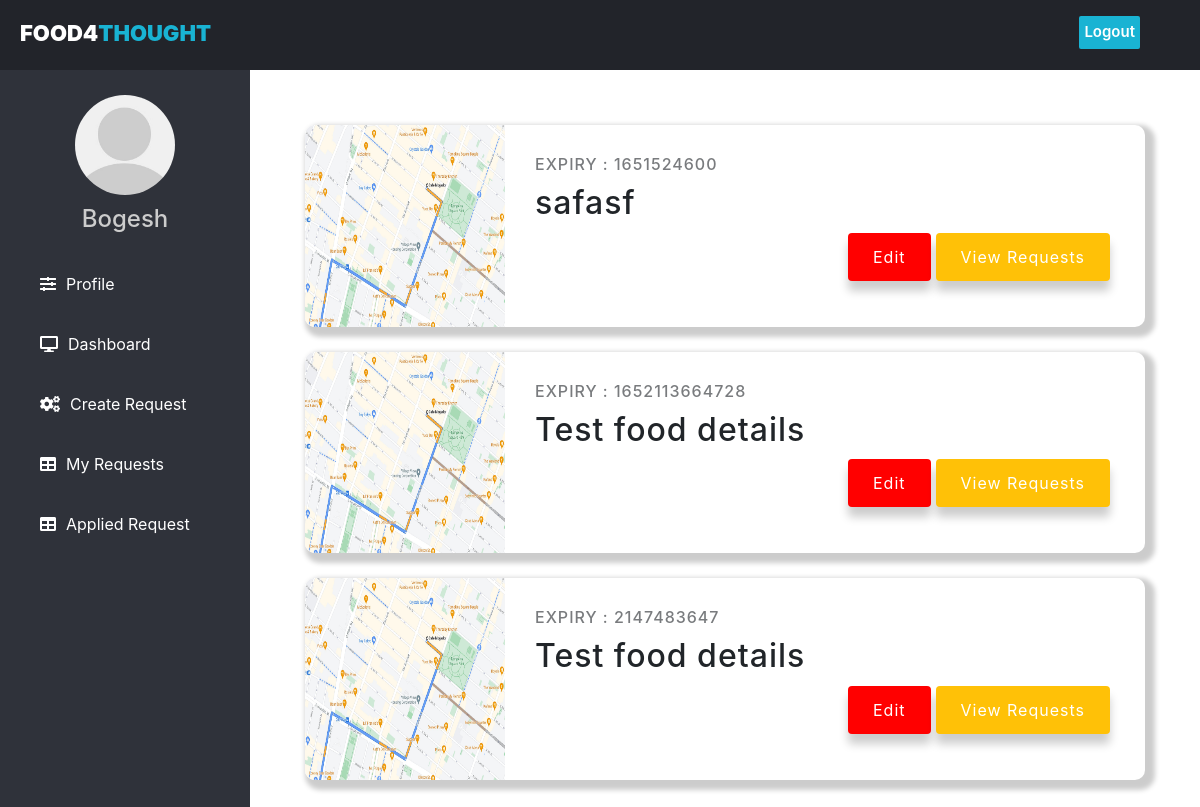
Page /dashboard.php?myrequest=true (signed in) on the committed database.
### tables this page shows
CREATE TABLE `food` (
  `foodId` int(11) NOT NULL,
  `donorId` int(11) NOT NULL,
  `foodDetails` text DEFAULT NULL,
  `location` varchar(255) DEFAULT NULL,
  `expiry` bigint(20) DEFAULT NULL,
  `requestType` text DEFAULT NULL,
  `foodDisplayId` varchar(255) DEFAULT NULL
);

### dashboard.php (the view, shortened to what this page needs)
<?php
    include("connection.php");
    $myRequestGet = $_GET['myrequest']??null;
    $appliedRequestFromGet = $_GET['appliedrequest']??null;
    $query = $myRequestGet ? "select * from food where donorId=".$_SESSION['id']." ORDER BY foodId DESC" : ($appliedRequestFromGet ? "SELECT f.* FROM food f JOIN requests r ON r.foodId = f.foodId AND r.requestorId = ".$_SESSION['id'].";" : "select * from food where donorId!=".$_SESSION['id']." ORDER BY foodId DESC") ;
    $id=$_SESSION['id'];
    $result = mysqli_query($con,$query);
    $select = mysqli_query($con, "SELECT * FROM `users` WHERE id = '$id'") or die('query failed');
    if(mysqli_num_rows($select) > 0){
        $fetch = mysqli_fetch_assoc($select);
    }
    $donorQuery = mysqli_query($con,'SELECT f.foodId
        from food f
        INNER JOIN requests r
        ON r.foodId = f.foodId AND f.donorId = '.$_SESSION['id'].'
        ORDER BY f.foodId;
    ');
    $hasRecievedRequestForDonation = array();
    while($donation = mysqli_fetch_assoc($donorQuery)){
        $hasRecievedRequestForDonation[] = $donation['foodId'];
    }
?>
<!DOCTYPE html>
<html lang="en" dir="ltr">
<head>
    <link rel="stylesheet" href="css/dashboard.css">
    <link rel="stylesheet" href="css/dashboard2.css">
    <link rel="stylesheet" href="css/my-login.css">
    <link rel="stylesheet" href="https://cdnjs.cloudflare.com/ajax/libs/font-awesome/5.12.1/css/all.min.css">
    <link rel="stylesheet" href="https://cdn.jsdelivr.net/npm/bootstrap@4.0.0/dist/css/bootstrap.min.css"
>
    <link rel="stylesheet" href="css/utils.css">
    <link rel="stylesheet" href="css/toast.css">
    <link rel="stylesheet"
        href="https://cdnjs.cloudflare.com/ajax/libs/jquery-datetimepicker/2.5.20/jquery.datetimepicker.css" />
    <link rel="stylesheet" href="https://cdn.jsdelivr.net/npm/bootstrap-icons@1.8.2/font/bootstrap-icons.css">
</head>
<body>
    <header class="mainhead">
        <div class="left_area">
            <h3 class="logo">Food4<span>Thought</span>
                </button></h3>
        </div>
        <div class="right_area">
            <a href="logout.php" class="logout_btn">Logout</a>
        </div>
    </header>
    <div class="wrapper">
        <div class="sidebar" id="sidebar">
            <center>
                <?php
         if($fetch['pfp'] == ''){
            echo '<img src="images/default-avatar.png" class="profile_image" alt="">
            ';
         }else{
            echo '<img src="uploaded_img/'.$fetch['pfp'].'" class="profile_image" alt="">
            ';
         }
         ?>
                <h4>
                    <?php
				  echo  $_SESSION['name'];
                  ?>
                </h4>
            </center>
            <a href="profile.php"><i class="fas fa-sliders-h"></i><span>Profile</span></a>
            <a href="dashboard.php"><i class="fas fa-desktop"></i><span>Dashboard</span></a>
            <a href="request.php"><i class="fas fa-cogs"></i><span>Create Request</span></a>
            <a href="dashboard.php?myrequest=true"><i class="fas fa-table"></i><span>My Requests</span></a>
            <a href="dashboard.php?appliedrequest=true"><i class="fas fa-table"></i><span>Applied Request</span></a>
        </div>
        <div id="box" class="container-1">
            <?php while($rows=mysqli_fetch_assoc($result)){?>
            <div class="courses-container">
                <div class="course">
                    <div class="course-preview" data="<?php echo $rows['location']; ?>">
                        <img src="img/map.jpg" height="100%" width="200">
                    </div>
                    <div class="course-info">
                        <h6>Expiry : <?php echo $rows['expiry']; ?></h6>
                        <h2><?php echo $rows['foodDetails']; ?></h2>
                        <p class="mobile-1">
                            <?php if($rows['donorId']==$_SESSION['id']) { ?>
                            <?php $ajaxData = $rows?>
                            <button class="btn btn-apply-edit" id="editButton" data-toggle="modal"
                                data-target="#editModal"
                                data-ajax-data="<?php echo htmlentities(json_encode($ajaxData)) ?>">Edit</button>
                            <?php } ?>
                            <?php if(in_array($rows['foodId'],$hasRecievedRequestForDonation)) { echo '<button class="btn btn-view-edit btn-warning" id="viewButton" data-toggle="modal">View Requests</button>'; } else { echo ''; } ?>
                        </p>
                    </div>
                </div>
            </div>
            <?php } ?>
        </div>
</body>
</html>

### css/dashboard.css (style rules this page uses)
body { margin: 0; padding: 0; font-family: "Roboto", sans-serif; height: 100%; }
header { position: fixed; background: #22242a; padding: 20px; top: 0; left: 0; width: 100%; height: 70px; z-index: 2; }
.left_area h3 { color: #fff; margin: 0; text-transform: uppercase; font-size: 22px; font-weight: 900; }
.left_area span { color: #19b3d3; }
.logout_btn { padding: 5px; background: #19b3d3; text-decoration: none; float: right; margin-top: -30px; margin-right: 40px; border-radius: 2px; font-size: 15px; font-weight: 600; color: #fff; transition: 0.5s; transition-property: background; }
.sidebar { position: fixed; background: #2f323a; margin-top: 45px; padding-top: 50px; color: #fff; transition: all 0.3s; height: 100vh; width: 250px; }
.sidebar .profile_image { width: 100px; height: 100px; border-radius: 100px; margin-bottom: 10px; }
.sidebar h4 { color: #ccc; margin-top: 0; margin-bottom: 20px; }
.sidebar a { color: #fff; display: block; width: 100%; line-height: 60px; text-decoration: none; padding-left: 40px; box-sizing: border-box; transition: 0.5s; transition-property: background; }
.sidebar i { padding-right: 10px; }
.container-1 { position: relative; top: 70px; padding: 30px; left: 250px; width: calc(100% - 250px); }
.course { background-color: #fff; border-radius: 10px; box-shadow: 5px 5px 5px 5px rgba(0, 0, 0, 0.2); display: flex; max-width: 100%; margin: 25px; overflow: hidden; }
.course h6 { opacity: 0.6; margin: 0; letter-spacing: 1px; text-transform: uppercase; }
.course h2 { letter-spacing: 1px; margin: 10px 0; }
.course-preview { background-color: #ffffff; color: #fff; max-width: 250px; }
.course-info { padding: 30px; position: relative; width: 100%; }
.btn.btn-apply-edit, .btn.btn-view-edit { border: 0; box-shadow: 0 10px 10px rgba(0, 0, 0, 0.2); color: #fff; font-size: 16px; padding: 12px 25px; letter-spacing: 1px; margin-right: 5px; }
.btn.btn-apply-edit { background-color: #19b3d3; }
.btn#editButton { background-color: red; }
.mobile-1 { display: flex; justify-content: flex-end; }

### css/my-login.css (style rules this page uses)
html, body { height: 100%; }

### css/utils.css (style rules this page uses)
.logo { max-width: 30%; }

### rows in the picture
food: expiry "1651524600", foodDetails "safasf", shows "View Requests"
food: expiry "1652113664728", foodDetails "Test food details", shows "View Requests"
food: expiry "2147483647", foodDetails "Test food details", shows "View Requests"

### other values in the picture
$_SESSION['name'] "Bogesh"
